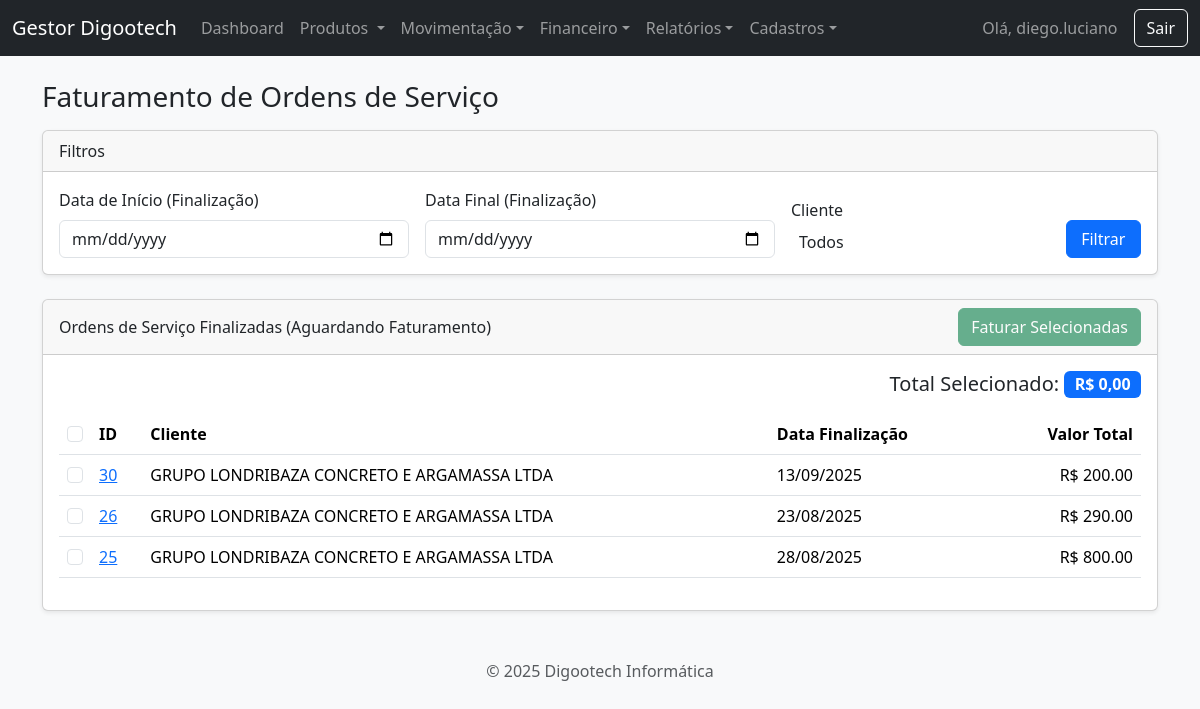
Page /faturamento (signed in) on the earlier database version.
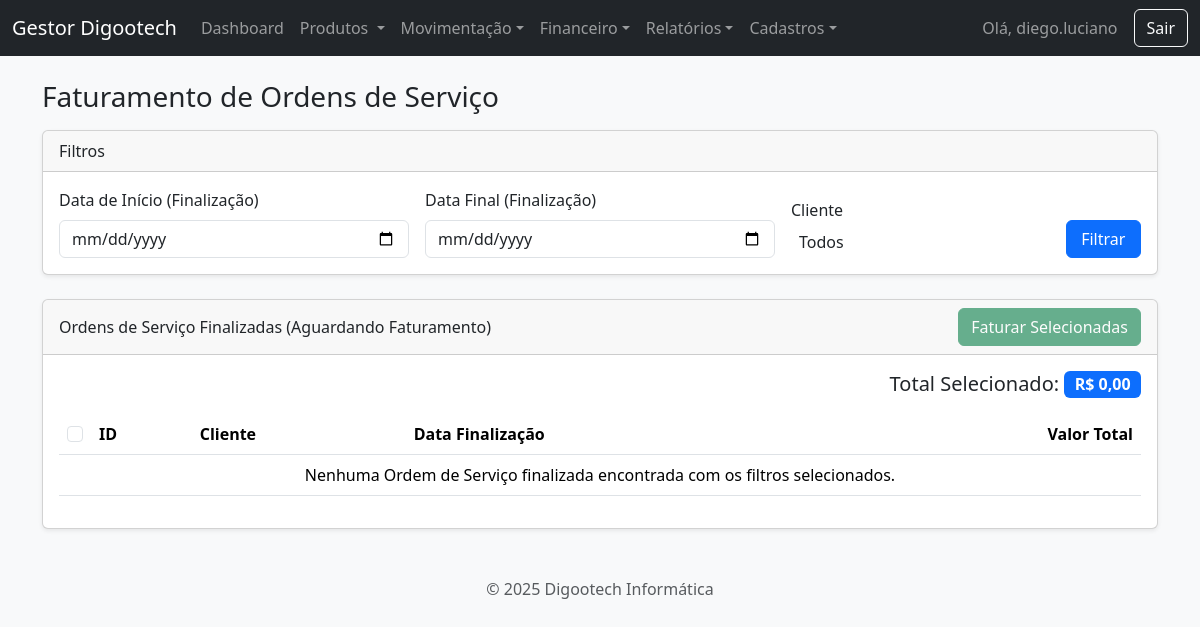
Same page on the later database version.
### app.py (models this page shows, shortened)
class OrdemServico(db.Model):
    id = db.Column(db.Integer, primary_key=True)
    problema = db.Column(db.Text, nullable=False)
    status_id = db.Column(db.Integer, db.ForeignKey('status_os.id'))
    status = db.relationship('StatusOS', backref='ordens_servico')
    data_criacao = db.Column(db.DateTime, default=datetime.datetime.utcnow)
    data_fechamento = db.Column(db.DateTime, nullable=True)
    cliente_id = db.Column(db.Integer, db.ForeignKey('cliente.id'), nullable=False)
    valor_servicos = db.Column(db.Float, default=0.0)
    pecas = db.relationship('Peca', backref='ordem_servico', lazy=True, cascade="all, delete-orphan")
    @property
    def valor_pecas(self): return sum(p.valor_total for p in self.pecas)
    @property
    def valor_total(self): return self.valor_servicos + self.valor_pecas

class Cliente(db.Model):
    id = db.Column(db.Integer, primary_key=True)
    tipo_pessoa = db.Column(db.String(10), nullable=False, default='FISICA')
    nome = db.Column(db.String(100), unique=True)
    cpf = db.Column(db.String(14), unique=True)
    razao_social = db.Column(db.String(150), unique=True)
    cnpj = db.Column(db.String(18), unique=True)
    inscricao_estadual = db.Column(db.String(20))
    email = db.Column(db.String(100))
    telefone = db.Column(db.String(11))
    cep = db.Column(db.String(9))
    rua = db.Column(db.String(150))
    numero = db.Column(db.String(20))
    bairro = db.Column(db.String(100))
    cidade = db.Column(db.String(100))
    uf = db.Column(db.String(2))
    ordens = db.relationship('OrdemServico', backref='cliente', lazy=True)
    @property
    def nome_exibicao(self): return self.nome if self.tipo_pessoa == 'FISICA' else self.razao_social

class Peca(db.Model):
    id = db.Column(db.Integer, primary_key=True)
    descricao = db.Column(db.String(200), nullable=False)
    quantidade = db.Column(db.Integer, nullable=False, default=1)
    valor_unitario = db.Column(db.Float, nullable=False, default=0.0)
    ordem_servico_id = db.Column(db.Integer, db.ForeignKey('ordem_servico.id'), nullable=False)
    @property
    def valor_total(self): return self.quantidade * self.valor_unitario

### app.py (the view, shortened to what this page needs)
@app.route('/faturamento', methods=['GET', 'POST'])
@login_required
def faturamento():
    data_inicio_str, data_fim_str, cliente_id = request.args.get('data_inicio'), request.args.get('data_fim'), request.args.get('cliente_id', 'todos')
    status_finalizada = StatusOS.query.filter(func.upper(StatusOS.nome) == 'FINALIZADA').first()
    query = OrdemServico.query.filter(OrdemServico.status_id == status_finalizada.id) if status_finalizada else OrdemServico.query.filter(False)
    if data_inicio_str: query = query.filter(OrdemServico.data_fechamento >= datetime.datetime.strptime(data_inicio_str, '%Y-%m-%d').date())
    if data_fim_str: query = query.filter(OrdemServico.data_fechamento <= datetime.datetime.strptime(data_fim_str, '%Y-%m-%d').date())
    if cliente_id != 'todos': query = query.filter(OrdemServico.cliente_id == int(cliente_id))
    ordens_para_faturar = query.order_by(OrdemServico.data_criacao.desc()).all()
    todos_clientes = Cliente.query.order_by(Cliente.nome).all()
    return render_template('faturamento.html', ordens=ordens_para_faturar, todos_clientes=todos_clientes, data_inicio=data_inicio_str, data_fim=data_fim_str, cliente_id_filtro=cliente_id)

### app.py (called while the page is built)
@login_manager.user_loader
def load_user(user_id):
    return db.session.get(User, int(user_id))

### templates/faturamento.html (shortened to what this page needs)
{% extends 'base.html' %}
{% block content %}
<h1 class="h3 mb-3">Faturamento de Ordens de Serviço</h1>
<div class="card shadow-sm mb-4">
    <div class="card-header">Filtros</div>
    <div class="card-body">
        <form method="GET" action="{{ url_for('faturamento') }}">
            <div class="row align-items-end g-3">
                <div class="col-md-4"><label for="data_inicio" class="form-label">Data de Início (Finalização)</label><input type="date" class="form-control" id="data_inicio" name="data_inicio" value="{{ data_inicio or '' }}"></div>
                <div class="col-md-4"><label for="data_fim" class="form-label">Data Final (Finalização)</label><input type="date" class="form-control" id="data_fim" name="data_fim" value="{{ data_fim or '' }}"></div>
                <div class="col-md-3"><label for="cliente_id" class="form-label">Cliente</label></div>
                <div class="col-md-1"><button type="submit" class="btn btn-primary w-100">Filtrar</button></div>
            </div>
        </form>
    </div>
</div>
<form id="formFaturamento" action="{{ url_for('faturamento') }}" method="POST">
    <div class="card shadow-sm">
        <div class="card-header d-flex justify-content-between align-items-center">
            <span>Ordens de Serviço Finalizadas (Aguardando Faturamento)</span>
            <button type="button" class="btn btn-success" data-bs-toggle="modal" data-bs-target="#faturamentoModal" id="btnAbrirModalFaturamento" disabled>Faturar Selecionadas</button>
        </div>
        <div class="card-body">
            <div class="mb-3 text-end">
                <h5 class="mb-0">Total Selecionado: <span id="totalSelecionado" class="badge bg-primary fs-6">R$ 0,00</span></h5>
            </div>
            <table class="table table-hover">
                <thead><tr><th scope="col" style="width: 1%;"><input class="form-check-input" type="checkbox" id="selectAll"></th><th scope="col">ID</th><th scope="col">Cliente</th><th scope="col">Data Finalização</th><th class="text-end" scope="col">Valor Total</th></tr></thead>
                <tbody>
                    {% for ordem in ordens %}
                    <tr>
                        <td><input class="form-check-input os-checkbox" type="checkbox" name="os_ids" value="{{ ordem.id }}" data-cliente-id="{{ ordem.cliente.id }}" data-valor="{{ ordem.valor_total }}"></td>
                        <td><a href="{{ url_for('detalhe_os', id=ordem.id) }}">{{ ordem.id }}</a></td>
                        <td>{{ ordem.cliente.nome_exibicao }}</td>
                        <td>{{ ordem.data_fechamento.strftime('%d/%m/%Y') }}</td>
                        <td class="text-end">R$ {{ "%.2f"|format(ordem.valor_total) }}</td>
                    </tr>
                    {% else %}
                    <tr><td colspan="5" class="text-center">Nenhuma Ordem de Serviço finalizada encontrada com os filtros selecionados.</td></tr>
                    {% endfor %}
                </tbody>
            </table>
        </div>
    </div>
</form>
{% endblock %}

Differences in the rows shown:
no longer on this page (row edited): OrdemServico: id "30", cliente.nome_exibicao "GRUPO LONDRIBAZA CONCRETO E ARGAMASSA LTDA", data_fechamento "13/09/2025", valor_total "200.00"
no longer on this page (row edited): OrdemServico: id "26", cliente.nome_exibicao "GRUPO LONDRIBAZA CONCRETO E ARGAMASSA LTDA", data_fechamento "23/08/2025", valor_total "290.00"
no longer on this page (row edited): OrdemServico: id "25", cliente.nome_exibicao "GRUPO LONDRIBAZA CONCRETO E ARGAMASSA LTDA", data_fechamento "28/08/2025", valor_total "800.00"
Other differences:
text now shown: "Nenhuma Ordem de Serviço finalizada encontrada com os filtros selecionados."
